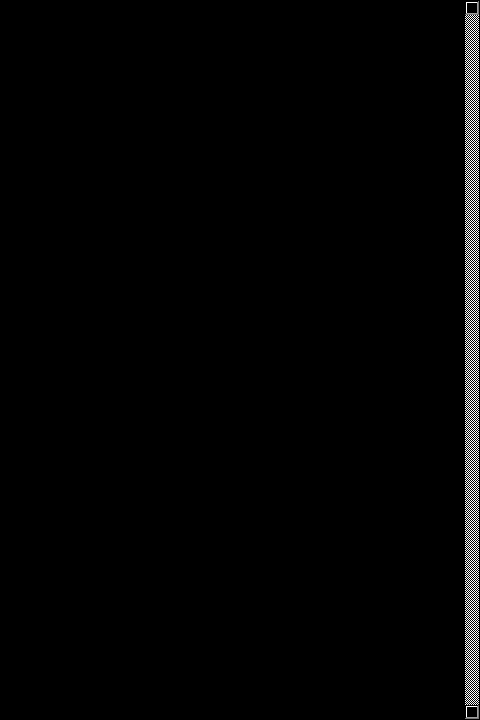
<?xml version="1.0" encoding="UTF-8"?>
<ui version="4.0">
 <class>WalletWidget</class>
 <widget class="QWidget" name="WalletWidget">
  <property name="geometry">
   <rect>
    <x>0</x>
    <y>0</y>
    <width>480</width>
    <height>720</height>
   </rect>
  </property>
  <property name="minimumSize">
   <size>
    <width>480</width>
    <height>720</height>
   </size>
  </property>
  <property name="maximumSize">
   <size>
    <width>480</width>
    <height>720</height>
   </size>
  </property>
  <property name="windowTitle">
   <string>lavad</string>
  </property>
  <widget class="QPlainTextEdit" name="plainTextEdit">
   <property name="geometry">
    <rect>
     <x>0</x>
     <y>0</y>
     <width>480</width>
     <height>720</height>
    </rect>
   </property>
   <property name="palette">
    <palette>
     <active>
      <colorrole role="Button">
       <brush brushstyle="SolidPattern">
        <color alpha="255">
         <red>0</red>
         <green>0</green>
         <blue>0</blue>
        </color>
       </brush>
      </colorrole>
      <colorrole role="Text">
       <brush brushstyle="SolidPattern">
        <color alpha="255">
         <red>0</red>
         <green>147</green>
         <blue>0</blue>
        </color>
       </brush>
      </colorrole>
      <colorrole role="Base">
       <brush brushstyle="SolidPattern">
        <color alpha="255">
         <red>0</red>
         <green>0</green>
         <blue>0</blue>
        </color>
       </brush>
      </colorrole>
      <colorrole role="Window">
       <brush brushstyle="SolidPattern">
        <color alpha="255">
         <red>0</red>
         <green>0</green>
         <blue>0</blue>
        </color>
       </brush>
      </colorrole>
      <colorrole role="PlaceholderText">
       <brush brushstyle="SolidPattern">
        <color alpha="128">
         <red>0</red>
         <green>147</green>
         <blue>0</blue>
        </color>
       </brush>
      </colorrole>
     </active>
     <inactive>
      <colorrole role="Button">
       <brush brushstyle="SolidPattern">
        <color alpha="255">
         <red>0</red>
         <green>0</green>
         <blue>0</blue>
        </color>
       </brush>
      </colorrole>
      <colorrole role="Text">
       <brush brushstyle="SolidPattern">
        <color alpha="255">
         <red>0</red>
         <green>147</green>
         <blue>0</blue>
        </color>
       </brush>
      </colorrole>
      <colorrole role="Base">
       <brush brushstyle="SolidPattern">
        <color alpha="255">
         <red>0</red>
         <green>0</green>
         <blue>0</blue>
        </color>
       </brush>
      </colorrole>
      <colorrole role="Window">
       <brush brushstyle="SolidPattern">
        <color alpha="255">
         <red>0</red>
         <green>0</green>
         <blue>0</blue>
        </color>
       </brush>
      </colorrole>
      <colorrole role="PlaceholderText">
       <brush brushstyle="SolidPattern">
        <color alpha="128">
         <red>0</red>
         <green>147</green>
         <blue>0</blue>
        </color>
       </brush>
      </colorrole>
     </inactive>
     <disabled>
      <colorrole role="Button">
       <brush brushstyle="SolidPattern">
        <color alpha="255">
         <red>0</red>
         <green>0</green>
         <blue>0</blue>
        </color>
       </brush>
      </colorrole>
      <colorrole role="Text">
       <brush brushstyle="SolidPattern">
        <color alpha="255">
         <red>120</red>
         <green>120</green>
         <blue>120</blue>
        </color>
       </brush>
      </colorrole>
      <colorrole role="Base">
       <brush brushstyle="SolidPattern">
        <color alpha="255">
         <red>0</red>
         <green>0</green>
         <blue>0</blue>
        </color>
       </brush>
      </colorrole>
      <colorrole role="Window">
       <brush brushstyle="SolidPattern">
        <color alpha="255">
         <red>0</red>
         <green>0</green>
         <blue>0</blue>
        </color>
       </brush>
      </colorrole>
      <colorrole role="PlaceholderText">
       <brush brushstyle="SolidPattern">
        <color alpha="128">
         <red>0</red>
         <green>0</green>
         <blue>0</blue>
        </color>
       </brush>
      </colorrole>
     </disabled>
    </palette>
   </property>
   <property name="styleSheet">
    <string notr="true">background-color: rgb(0, 0, 0);</string>
   </property>
   <property name="verticalScrollBarPolicy">
    <enum>Qt::ScrollBarAlwaysOn</enum>
   </property>
   <property name="horizontalScrollBarPolicy">
    <enum>Qt::ScrollBarAlwaysOff</enum>
   </property>
   <property name="readOnly">
    <bool>true</bool>
   </property>
   <property name="centerOnScroll">
    <bool>true</bool>
   </property>
  </widget>
 </widget>
 <resources/>
 <connections/>
</ui>
